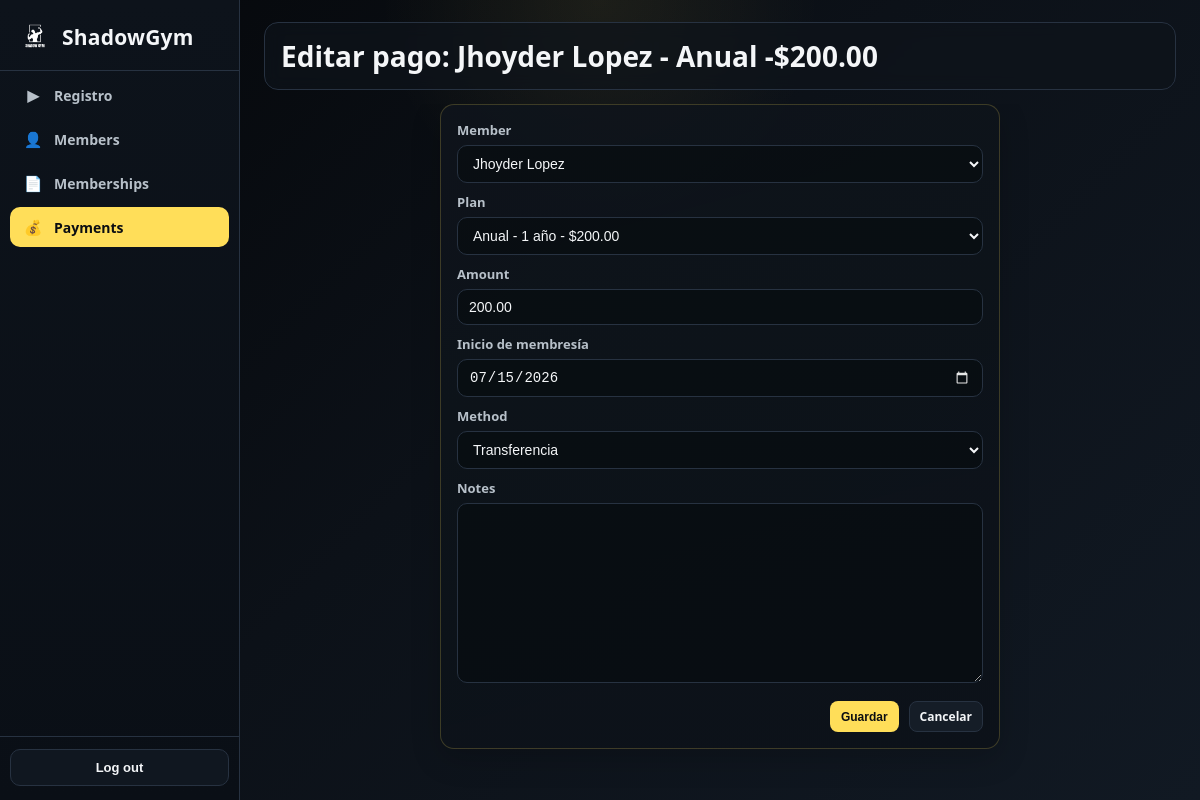
The page /payments/2/edit/ (signed in) on the database its author committed.
### payments/models.py (models this page shows, shortened)
class Payment(models.Model):
    PAYMENT_METHODS = [
        ('cash', 'Efectivo'),
        ('transfer', 'Transferencia'),
        ('card', 'Tarjeta'),
    ]
    member = models.ForeignKey(Member, on_delete=models.CASCADE, related_name='payments')
    plan = models.ForeignKey(Plan, on_delete=models.PROTECT, verbose_name="Plan")
    amount = models.DecimalField(max_digits=6, decimal_places=2)
    payment_date = models.DateField(auto_now_add=True)
    membership_start = models.DateField()
    membership_end = models.DateField()
    method = models.CharField(max_length=10, choices=PAYMENT_METHODS, default='cash')
    notes = models.TextField(blank=True, null=True)
    def __str__(self):
        return f"{self.member} - {self.plan.name if self.plan else 'Sin plan'} -${self.amount}"
    class Meta:
        verbose_name = "Pago"
        verbose_name_plural = "Pagos"
        ordering = ['-payment_date']

### payments/views.py (the view)
# urls.py: path('<int:pk>/edit/', edit_payment, name='edit'),
@login_required
def edit_payment(request, pk):
	payment = get_object_or_404(Payment, pk=pk)
	form = PaymentForm(request.POST or None, instance=payment)
	if request.method == 'POST' and form.is_valid():
		form.save()
		messages.success(request, 'Pago actualizado correctamente.')
		return redirect('payments:index')
	return render(request, 'dashboard/form.html', {
		'form': form,
		'title': f'Editar pago: {payment}',
		'cancel_url': 'payments:index',
	})

### payments/forms.py
class PaymentForm(forms.ModelForm):
    class Meta:
        model = Payment
        fields = [
            'member',
            'plan',
            'amount',
            'membership_start',
            'method',
            'notes',
        ]
        widgets = {
            'membership_start': forms.DateInput(attrs={'type': 'date', 'class': 'date-field'}),
        }
        labels = {
            'membership_start': 'Inicio de membresía',
        }

### members/models.py (called while the page is built)
    def __str__(self):
        return f"{self.first_name} {self.last_name}"

### memberships/models.py (called while the page is built)
    def get_duration_display_label(self):
        unit_labels = {
            self.DAYS: 'día' if self.duration_value == 1 else 'días',
            self.MONTHS: 'mes' if self.duration_value == 1 else 'meses',
            self.YEARS: 'año' if self.duration_value == 1 else 'años',
        }
        return f"{self.duration_value} {unit_labels.get(self.duration_unit, 'días')}"

    def __str__(self):
        return f"{self.name} - {self.get_duration_display_label()} - ${self.price}"

### templates/dashboard/form.html (shortened to what this page needs)
{% extends 'dashboard/base.html' %}
{% block section_title %}{{ title }}{% endblock %}
{% block content %}
<section class="panel form-panel">
    <form method="post" class="dashboard-form">
        {% for field in form %}
            <div class="form-row">
                {% if field.field.widget.input_type == 'checkbox' %}
                    <div class="checkbox-row">
                        {{ field }}
                        <label for="{{ field.id_for_label }}">{{ field.label }}</label>
                    </div>
                {% else %}
                    <label for="{{ field.id_for_label }}">{{ field.label }}</label>
                    {{ field }}
                {% endif %}
            </div>
        {% endfor %}
        <div class="form-actions">
            <button class="action-link submit" type="submit">Guardar</button>
            <a class="action-link" href="{% url cancel_url %}">Cancelar</a>
        </div>
    </form>
</section>
{% endblock %}

### static/css/dashboard.css (style rules this page uses)
html, body { height: 100vh; overflow: hidden; }
* { box-sizing: border-box; margin: 0; padding: 0; }
:root { --bg: #05070a; --panel: #0f141b; --panel-soft: #141b24; --line: #273241; --text: #f4f6f8; --muted: #b7c0c9; --accent: #ffde59; --danger: #ff8f8f; }
body { font-family: "Segoe UI", sans-serif; background: radial-gradient(circle at top, rgba(255, 222, 89, 0.08), transparent 22%), linear-gradient(135deg, #05070a 0%, #0c1118 45%, #111923 100%); color: var(--text); }
.panel { background: var(--panel); border: 1px solid var(--line); border-radius: 14px; padding: 14px; box-shadow: 0 10px 30px rgba(0, 0, 0, 0.18); min-height: 0; display: flex; flex-direction: column; }
.action-link { display: inline-flex; align-items: center; justify-content: center; border: 1px solid var(--line); background: #151d27; color: var(--text); border-radius: 8px; padding: 6px 10px; font-size: 12px; font-weight: 700; text-decoration: none; transition: transform 0.2s ease, border-color 0.2s ease, box-shadow 0.2s ease; }
.action-link.submit { background: var(--accent); color: #0b0e12; border-color: transparent; }
.form-panel { max-width: 560px; width: 100%; margin: 0 auto; padding: 16px; background: linear-gradient(165deg, rgba(15, 20, 27, 0.95), rgba(12, 18, 25, 0.92)); border-color: rgba(255, 222, 89, 0.2); }
.dashboard-form { display: flex; flex-direction: column; gap: 10px; }
.form-row { display: flex; flex-direction: column; gap: 6px; }
.form-row label { font-size: 13px; color: var(--muted); font-weight: 700; }
.form-row input, .form-row textarea, .form-row select { width: 100%; background: rgba(6, 10, 14, 0.6); border: 1px solid var(--line); border-radius: 10px; color: var(--text); padding: 9px 11px; font-size: 14px; }
.form-row input[type="date"] { color-scheme: dark; cursor: pointer; }
.form-row textarea { min-height: 88px; resize: vertical; }
.form-actions { margin-top: 8px; display: flex; gap: 10px; justify-content: flex-end; }

### rows shown on the page
Payment: form "Jhoyder Lopez" "Anual - 1 año - $200.00" "200.00" "07/15/2026" "Transferencia"

### other values the page prints
{{ title }} "Editar pago: Jhoyder Lopez - Anual -$200.00"
{{ field.label }} "Member" "Plan" "Amount" "Inicio de membresía" "Method" "Notes"
